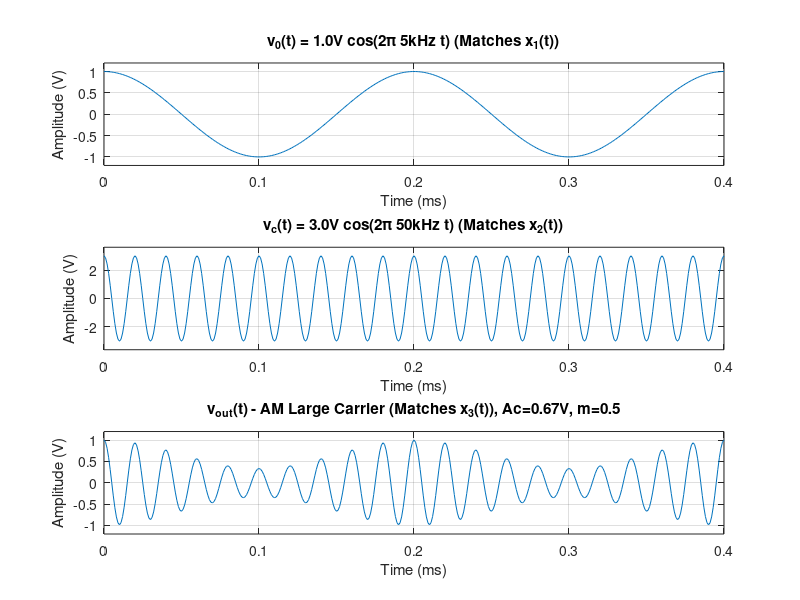

Source code (MATLAB): (Note: this script raises an error after producing the figure.)
% --- MATLAB script for Question 7 ---

% Define input signal parameters
V0_amp = 1.0;     % Amplitude of v0(t) in Volts (matches x1(t))
f0_freq = 5000;   % Frequency of v0(t) in Hz (5 kHz)

Vc_amp = 3.0;     % Amplitude of vc(t) in Volts (matches x2(t))
fc_freq = 50000;  % Frequency of vc(t) in Hz (50 kHz)

% Define parameters for the AM output signal (v_out(t))
% v_out(t) = Ac * (1 + m*cos(2*pi*f0*t)) * cos(2*pi*fc*t)
m_modulation_index = 0.5; % Modulation index (chosen to match x3(t) shape)
% Let peak of v_out(t) be around 1V (similar to V0_amp)
Ac_carrier_amp = (1.0) / (1 + m_modulation_index); % Ac * (1+m) = 1V peak

% Define time vector for plotting
sampling_freq = 1000000; % High sampling frequency for smooth 50kHz carrier
end_time = 2 / f0_freq;   % Plot duration for 2 cycles of the 5kHz modulating signal
t_vector = 0 : (1/sampling_freq) : end_time; % Time array

% Generate the signals
v0_signal = V0_amp * cos(2*pi*f0_freq*t_vector);
vc_signal = Vc_amp * cos(2*pi*fc_freq*t_vector);
vout_signal_am = Ac_carrier_amp * (1 + m_modulation_index * cos(2*pi*f0_freq*t_vector)) .* cos(2*pi*fc_freq*t_vector);
% Note: Using .* for element-wise multiplication for the envelope and carrier

% Create plots
figure;

% Plot for v0(t) - Expected to match x1(t)
subplot(3,1,1);
plot(t_vector * 1000, v0_signal); % Time in ms
title(sprintf('v_0(t) = %.1fV cos(2\\pi %.0fkHz t) (Matches x_1(t))', V0_amp, f0_freq/1000));
xlabel('Time (ms)');
ylabel('Amplitude (V)');
grid on;
ylim([-V0_amp*1.2, V0_amp*1.2]);

% Plot for vc(t) - Expected to match x2(t)
subplot(3,1,2);
plot(t_vector * 1000, vc_signal); % Time in ms
title(sprintf('v_c(t) = %.1fV cos(2\\pi %.0fkHz t) (Matches x_2(t))', Vc_amp, fc_freq/1000));
xlabel('Time (ms)');
ylabel('Amplitude (V)');
grid on;
ylim([-Vc_amp*1.2, Vc_amp*1.2]);

% Plot for v_out(t) - AM with large carrier, expected to match x3(t)
subplot(3,1,3);
plot(t_vector * 1000, vout_signal_am); % Time in ms
title(sprintf('v_{out}(t) - AM Large Carrier (Matches x_3(t)), Ac=%.2fV, m=%.1f', Ac_carrier_amp, m_modulation_index));
xlabel('Time (ms)');
ylabel('Amplitude (V)');
grid on;
ylim([-Ac_carrier_amp*(1+m_modulation_index)*1.2, Ac_carrier_amp*(1+m_modulation_index)*1.2]);

sgtitle('Waveform Verification for Quiz Question 7');
